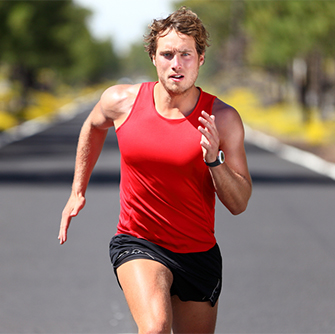
#> input picture test.jpg, 335 x 334 px, given in place of the camera
$ python base.py   (older library calls are emulated)
#> lines starting #> are read from the running program, lines starting #| are printed output that depends on the picture; after the words box and inside, x2 and y2 are one past the last pixel; in counts of white or black regions, pixels touching at a corner belong together
import cv2
import numpy as np
fgbg = cv2.createBackgroundSubtractorMOG2()
cam=cv2.VideoCapture(0)
while True:
    ret,img=cam.read()
#> img is the input picture: shape (334, 335, 3); mean B, G, R 100.1, 112.1, 140.1
    img=fgbg.apply(img)
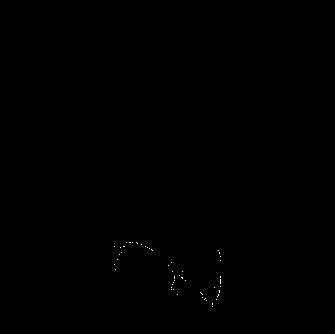
#> img: shape (334, 335); values 127 (black) and 255 (white), 0.06% white in thin lines or dots, all inside (x1, y1, x2, y2) = (114, 242, 221, 307)
##    gray=cv2.cvtColor(img,cv2.COLOR_BGR2GRAY)
##    gray = cv2.GaussianBlur(gray, (11, 11), 0)
    ret,img2=cam.read()
    img2=fgbg.apply(img2)
#> img2: shape (334, 335); every value is 0
##    gray2=cv2.cvtColor(img2,cv2.COLOR_BGR2GRAY)
##    gray2 = cv2.GaussianBlur(gray2, (11, 11), 0)
    #detecting motion by subtracitng frames
    frameDelta = cv2.absdiff(img2, img)
    thresh = cv2.threshold(frameDelta, 30, 255, cv2.THRESH_BINARY)[1]
#> thresh: shape (334, 335); every value is 255
##    thresh = cv2.dilate(thresh, None, iterations=3)
    #finding contours in the b/w image
    img,cnts,_ = cv2.findContours(thresh.copy(), cv2.RETR_EXTERNAL,cv2.CHAIN_APPROX_SIMPLE)
#> cnts = [[[0, 0], [0, 333], [334, 333], [334, 0]]]
    for c in cnts:
        if cv2.contourArea(c) < 100:
            continue
        (x,y, w, h) = cv2.boundingRect(c)
# compute the bounding box for the contour, draw it on the frame,
        cv2.rectangle(thresh, (x, y), (x + w, y + h), (0, 255, 0), 2)
#> this loop made 1 pass
#> (c, x, y, w, h) on pass 1: ([[0, 0], [0, 333], [334, 333], [334, 0]], 0, 0, 335, 334)
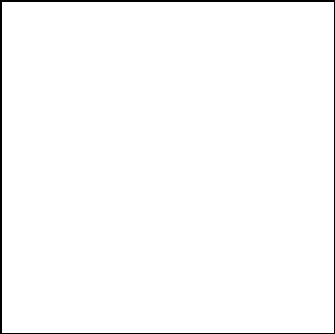
#> thresh: shape (334, 335); 98.2% white; 1 black region, box (x1, y1, x2, y2) and area: (0, 0, 335, 334) 1998
    cv2.imshow("frameDelta",frameDelta)
    cv2.imshow("thresh",thresh)
    if cv2.waitKey(1) & 0xFF == ord('q'):
#> (key q is pressed here)
        break
cam.release()
cv2.destroyAllWindows()
